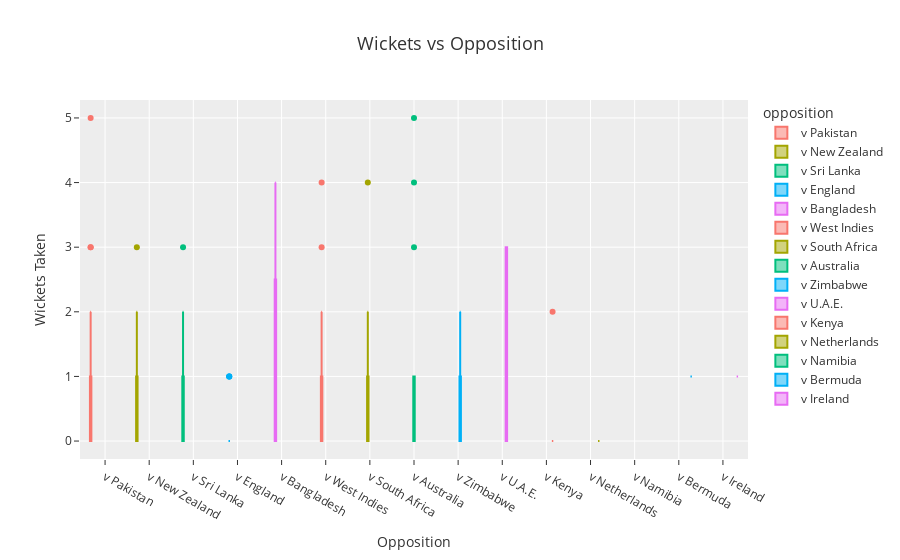

Notebook code cell kept with this figure:
### Markdown cell above
### 🏁 Match Result

### Code cell
fig = px.box(df, 
             x='opposition', y='new_wickets', 
             color='opposition', 
             title="Wickets vs Opposition",
             template='ggplot2') 
fig.update_layout(
    title_font_size=18,
    xaxis_title="Opposition",
    yaxis_title="Wickets Taken",
    boxmode='group')
plt.savefig("Wickets_VS_Opposition.png")
fig.show()

### Figure 1 — Plotly figure (JSON) as saved in the notebook; plotly's stock layout.template omitted (floating-point values rounded to 4 significant figures)
{"data": [{"alignmentgroup": "True", "hovertemplate": "opposition=%{x}<br>new_wickets=%{y}<extra></extra>", "legendgroup": "v Pakistan", "marker": {"color": "#F8766D"}, "name": "v Pakistan", "notched": false, "offsetgroup": "v Pakistan", "orientation": "v", "showlegend": true, "type": "box", "x": ["v Pakistan", "v Pakistan", "v Pakistan", "v Pakistan", "v Pakistan", "v Pakistan", "v Pakistan", "v Pakistan", "v Pakistan", "v Pakistan", "v Pakistan", "v Pakistan", "v Pakistan", "v Pakistan", "v Pakistan", "v Pakistan", "v Pakistan", "v Pakistan", "v Pakistan", "v Pakistan", "v Pakistan", "v Pakistan", "v Pakistan", "v Pakistan", "v Pakistan", "v Pakistan", "v Pakistan", "v Pakistan", "v Pakistan", "v Pakistan", "v Pakistan", "v Pakistan", "v Pakistan", "v Pakistan", "v Pakistan", "v Pakistan", "v Pakistan", "v Pakistan", "v Pakistan", "v Pakistan", "v Pakistan", "v Pakistan", "v Pakistan", "v Pakistan", "v Pakistan", "v Pakistan", "v Pakistan", "v Pakistan", "v Pakistan", "v Pakistan", "v Pakistan", "v Pakistan", "v Pakistan", "v Pakistan", "v Pakistan", "v Pakistan", "v Pakistan", "v Pakistan", "v Pakistan", "v Pakistan", "v Pakistan", "v Pakistan", "v Pakistan", "v Pakistan", "v Pakistan", "v Pakistan", "v Pakistan", "v Pakistan", "v Pakistan"], "x0": " ", "xaxis": "x", "y": [null, null, null, 0, 0, 1, 0, 0, 0, 0, 0, 1, 2, 0, 1, 0, 1, null, 2, null, 0, null, 0, null, null, null, 0, 0, null, null, 1, 3, 0, 1, null, null, null, 0, null, null, 0, 0, 0, null, 0, 0, 1, 1, 0, 3, 0, 5, 0, 0, 1, 1, 0, null, 0, 1, 1, 2, 0, 0, null, null, null, null, 0], "y0": " ", "yaxis": "y"}, {"alignmentgroup": "True", "hovertemplate": "opposition=%{x}<br>new_wickets=%{y}<extra></extra>", "legendgroup": "v New Zealand", "marker": {"color": "#A3A500"}, "name": "v New Zealand", "notched": false, "offsetgroup": "v New Zealand", "orientation": "v", "showlegend": true, "type": "box", "x": ["v New Zealand", "v New Zealand", "v New Zealand", "v New Zealand", "v New Zealand", "v New Zealand", "v New Zealand", "v New Zealand", "v New Zealand", "v New Zealand", "v New Zealand", "v New Zealand", "v New Zealand", "v New Zealand", "v New Zealand", "v New Zealand", "v New Zealand", "v New Zealand", "v New Zealand", "v New Zealand", "v New Zealand", "v New Zealand", "v New Zealand", "v New Zealand", "v New Zealand", "v New Zealand", "v New Zealand", "v New Zealand", "v New Zealand", "v New Zealand", "v New Zealand", "v New Zealand", "v New Zealand", "v New Zealand", "v New Zealand", "v New Zealand", "v New Zealand", "v New Zealand", "v New Zealand", "v New Zealand", "v New Zealand", "v New Zealand"], "x0": " ", "xaxis": "x", "y": [null, null, 0, 0, null, 0, 0, 0, 2, null, 0, 1, 2, 0, null, 0, 0, 1, 1, null, 1, 3, null, 1, 0, 0, null, null, null, null, 1, null, null, null, 0, null, 0, 0, null, null, null, null], "y0": " ", "yaxis": "y"}, {"alignmentgroup": "True", "hovertemplate": "opposition=%{x}<br>new_wickets=%{y}<extra></extra>", "legendgroup": "v Sri Lanka", "marker": {"color": "#00BF7D"}, "name": "v Sri Lanka", "notched": false, "offsetgroup": "v Sri Lanka", "orientation": "v", "showlegend": true, "type": "box", "x": ["v Sri Lanka", "v Sri Lanka", "v Sri Lanka", "v Sri Lanka", "v Sri Lanka", "v Sri Lanka", "v Sri Lanka", "v Sri Lanka", "v Sri Lanka", "v Sri Lanka", "v Sri Lanka", "v Sri Lanka", "v Sri Lanka", "v Sri Lanka", "v Sri Lanka", "v Sri Lanka", "v Sri Lanka", "v Sri Lanka", "v Sri Lanka", "v Sri Lanka", "v Sri Lanka", "v Sri Lanka", "v Sri Lanka", "v Sri Lanka", "v Sri Lanka", "v Sri Lanka", "v Sri Lanka", "v Sri Lanka", "v Sri Lanka", "v Sri Lanka", "v Sri Lanka", "v Sri Lanka", "v Sri Lanka", "v Sri Lanka", "v Sri Lanka", "v Sri Lanka", "v Sri Lanka", "v Sri Lanka", "v Sri Lanka", "v Sri Lanka", "v Sri Lanka", "v Sri Lanka", "v Sri Lanka", "v Sri Lanka", "v Sri Lanka", "v Sri Lanka", "v Sri Lanka", "v Sri Lanka", "v Sri Lanka", "v Sri Lanka", "v Sri Lanka", "v Sri Lanka", "v Sri Lanka", "v Sri Lanka", "v Sri Lanka", "v Sri Lanka", "v Sri Lanka", "v Sri Lanka", "v Sri Lanka", "v Sri Lanka", "v Sri Lanka", "v Sri Lanka", "v Sri Lanka", "v Sri Lanka", "v Sri Lanka", "v Sri Lanka", "v Sri Lanka", "v Sri Lanka", "v Sri Lanka", "v Sri Lanka", "v Sri Lanka", "v Sri Lanka", "v Sri Lanka", "v Sri Lanka", "v Sri Lanka", "v Sri Lanka", "v Sri Lanka", "v Sri Lanka", "v Sri Lanka", "v Sri Lanka", "v Sri Lanka", "v Sri Lanka", "v Sri Lanka", "v Sri Lanka"], "x0": " ", "xaxis": "x", "y": [null, null, 2, null, null, null, null, null, 0, 0, 1, 3, 1, 1, null, 0, null, null, 0, 0, 2, 0, 1, 0, 0, 0, 0, null, null, 1, null, null, 0, 0, null, 0, 0, null, null, null, null, 2, 0, 0, 1, null, 0, null, 1, 0, null, null, 1, 2, null, null, 0, null, null, null, null, null, 1, 0, 1, null, 0, null, null, null, null, 0, null, null, null, null, null, null, 0, null, null, null, null, null], "y0": " ", "yaxis": "y"}, {"alignmentgroup": "True", "hovertemplate": "opposition=%{x}<br>new_wickets=%{y}<extra></extra>", "legendgroup": "v England", "marker": {"color": "#00B0F6"}, "name": "v England", "notched": false, "offsetgroup": "v England", "orientation": "v", "showlegend": true, "type": "box", "x": ["v England", "v England", "v England", "v England", "v England", "v England", "v England", "v England", "v England", "v England", "v England", "v England", "v England", "v England", "v England", "v England", "v England", "v England", "v England", "v England", "v England", "v England", "v England", "v England", "v England", "v England", "v England", "v England", "v England", "v England", "v England", "v England", "v England", "v England", "v England", "v England", "v England"], "x0": " ", "xaxis": "x", "y": [null, 0, 0, null, 0, null, null, null, null, 0, 0, 0, 0, null, 0, 0, 0, 0, 1, 1, null, null, 0, null, 1, null, null, 0, null, null, 0, 0, 0, null, null, null, null], "y0": " ", "yaxis": "y"}, {"alignmentgroup": "True", "hovertemplate": "opposition=%{x}<br>new_wickets=%{y}<extra></extra>", "legendgroup": "v Bangladesh", "marker": {"color": "#E76BF3"}, "name": "v Bangladesh", "notched": false, "offsetgroup": "v Bangladesh", "orientation": "v", "showlegend": true, "type": "box", "x": ["v Bangladesh", "v Bangladesh", "v Bangladesh", "v Bangladesh", "v Bangladesh", "v Bangladesh", "v Bangladesh", "v Bangladesh", "v Bangladesh", "v Bangladesh", "v Bangladesh", "v Bangladesh"], "x0": " ", "xaxis": "x", "y": [0, null, 1, 0, 2, 2, 3, null, 4, 0, null, null], "y0": " ", "yaxis": "y"}, {"alignmentgroup": "True", "hovertemplate": "opposition=%{x}<br>new_wickets=%{y}<extra></extra>", "legendgroup": "v West Indies", "marker": {"color": "#F8766D"}, "name": "v West Indies", "notched": false, "offsetgroup": "v West Indies", "orientation": "v", "showlegend": true, "type": "box", "x": ["v West Indies", "v West Indies", "v West Indies", "v West Indies", "v West Indies", "v West Indies", "v West Indies", "v West Indies", "v West Indies", "v West Indies", "v West Indies", "v West Indies", "v West Indies", "v West Indies", "v West Indies", "v West Indies", "v West Indies", "v West Indies", "v West Indies", "v West Indies", "v West Indies", "v West Indies", "v West Indies", "v West Indies", "v West Indies", "v West Indies", "v West Indies", "v West Indies", "v West Indies", "v West Indies", "v West Indies", "v West Indies", "v West Indies", "v West Indies", "v West Indies", "v West Indies", "v West Indies", "v West Indies", "v West Indies"], "x0": " ", "xaxis": "x", "y": [null, 4, 1, 0, 0, 0, 0, 0, 1, 0, null, 3, 2, 1, 1, 0, 0, null, 0, 0, 1, 0, 0, 2, null, null, 0, 0, null, null, 1, null, null, null, 1, 2, 0, null, null], "y0": " ", "yaxis": "y"}, {"alignmentgroup": "True", "hovertemplate": "opposition=%{x}<br>new_wickets=%{y}<extra></extra>", "legendgroup": "v South Africa", "marker": {"color": "#A3A500"}, "name": "v South Africa", "notched": false, "offsetgroup": "v South Africa", "orientation": "v", "showlegend": true, "type": "box", "x": ["v South Africa", "v South Africa", "v South Africa", "v South Africa", "v South Africa", "v South Africa", "v South Africa", "v South Africa", "v South Africa", "v South Africa", "v South Africa", "v South Africa", "v South Africa", "v South Africa", "v South Africa", "v South Africa", "v South Africa", "v South Africa", "v South Africa", "v South Africa", "v South Africa", "v South Africa", "v South Africa", "v South Africa", "v South Africa", "v South Africa", "v South Africa", "v South Africa", "v South Africa", "v South Africa", "v South Africa", "v South Africa", "v South Africa", "v South Africa", "v South Africa", "v South Africa", "v South Africa", "v South Africa", "v South Africa", "v South Africa", "v South Africa", "v South Africa", "v South Africa", "v South Africa", "v South Africa", "v South Africa", "v South Africa", "v South Africa", "v South Africa", "v South Africa", "v South Africa", "v South Africa", "v South Africa", "v South Africa", "v South Africa", "v South Africa", "v South Africa"], "x0": " ", "xaxis": "x", "y": [1, 0, 0, 0, 1, 0, 0, 0, 0, null, null, null, 0, 0, 0, null, 0, 0, 0, 0, null, null, null, null, 0, null, 1, 0, 0, 1, 4, 0, 1, 0, 0, 2, 0, 0, null, 2, 0, 1, null, null, null, 0, 0, 1, null, null, 0, 2, null, null, null, null, null], "y0": " ", "yaxis": "y"}, {"alignmentgroup": "True", "hovertemplate": "opposition=%{x}<br>new_wickets=%{y}<extra></extra>", "legendgroup": "v Australia", "marker": {"color": "#00BF7D"}, "name": "v Australia", "notched": false, "offsetgroup": "v Australia", "orientation": "v", "showlegend": true, "type": "box", "x": ["v Australia", "v Australia", "v Australia", "v Australia", "v Australia", "v Australia", "v Australia", "v Australia", "v Australia", "v Australia", "v Australia", "v Australia", "v Australia", "v Australia", "v Australia", "v Australia", "v Australia", "v Australia", "v Australia", "v Australia", "v Australia", "v Australia", "v Australia", "v Australia", "v Australia", "v Australia", "v Australia", "v Australia", "v Australia", "v Australia", "v Australia", "v Australia", "v Australia", "v Australia", "v Australia", "v Australia", "v Australia", "v Australia", "v Australia", "v Australia", "v Australia", "v Australia", "v Australia", "v Australia", "v Australia", "v Australia", "v Australia", "v Australia", "v Australia", "v Australia", "v Australia", "v Australia", "v Australia", "v Australia", "v Australia", "v Australia", "v Australia", "v Australia", "v Australia", "v Australia", "v Australia", "v Australia", "v Australia", "v Australia", "v Australia", "v Australia", "v Australia", "v Australia", "v Australia", "v Australia", "v Australia"], "x0": " ", "xaxis": "x", "y": [0, null, 0, 0, 1, 0, 0, 0, 0, 1, null, 0, 1, 0, 5, 0, 0, 0, 1, 0, 4, 0, null, 0, null, 1, null, 1, null, 0, null, 0, 3, null, 0, 1, 0, null, null, null, null, null, null, 1, null, null, null, null, 0, 0, null, 0, 0, null, null, 0, null, null, null, null, null, null, null, null, null, null, 0, 0, null, null, null], "y0": " ", "yaxis": "y"}, {"alignmentgroup": "True", "hovertemplate": "opposition=%{x}<br>new_wickets=%{y}<extra></extra>", "legendgroup": "v Zimbabwe", "marker": {"color": "#00B0F6"}, "name": "v Zimbabwe", "notched": false, "offsetgroup": "v Zimbabwe", "orientation": "v", "showlegend": true, "type": "box", "x": ["v Zimbabwe", "v Zimbabwe", "v Zimbabwe", "v Zimbabwe", "v Zimbabwe", "v Zimbabwe", "v Zimbabwe", "v Zimbabwe", "v Zimbabwe", "v Zimbabwe", "v Zimbabwe", "v Zimbabwe", "v Zimbabwe", "v Zimbabwe", "v Zimbabwe", "v Zimbabwe", "v Zimbabwe", "v Zimbabwe", "v Zimbabwe", "v Zimbabwe", "v Zimbabwe", "v Zimbabwe", "v Zimbabwe", "v Zimbabwe", "v Zimbabwe", "v Zimbabwe", "v Zimbabwe", "v Zimbabwe", "v Zimbabwe", "v Zimbabwe", "v Zimbabwe", "v Zimbabwe", "v Zimbabwe", "v Zimbabwe"], "x0": " ", "xaxis": "x", "y": [1, 0, 1, null, 0, 1, 0, 0, 0, 0, 0, null, 1, 0, null, 0, 0, 0, 1, 1, null, 1, 0, 1, 1, 1, null, null, null, null, 2, null, null, null], "y0": " ", "yaxis": "y"}, {"alignmentgroup": "True", "hovertemplate": "opposition=%{x}<br>new_wickets=%{y}<extra></extra>", "legendgroup": "v U.A.E.", "marker": {"color": "#E76BF3"}, "name": "v U.A.E.", "notched": false, "offsetgroup": "v U.A.E.", "orientation": "v", "showlegend": true, "type": "box", "x": ["v U.A.E.", "v U.A.E."], "x0": " ", "xaxis": "x", "y": [0, 3], "y0": " ", "yaxis": "y"}, {"alignmentgroup": "True", "hovertemplate": "opposition=%{x}<br>new_wickets=%{y}<extra></extra>", "legendgroup": "v Kenya", "marker": {"color": "#F8766D"}, "name": "v Kenya", "notched": false, "offsetgroup": "v Kenya", "orientation": "v", "showlegend": true, "type": "box", "x": ["v Kenya", "v Kenya", "v Kenya", "v Kenya", "v Kenya", "v Kenya", "v Kenya", "v Kenya", "v Kenya", "v Kenya"], "x0": " ", "xaxis": "x", "y": [0, 0, 0, 0, 0, null, null, null, null, 2], "y0": " ", "yaxis": "y"}, {"alignmentgroup": "True", "hovertemplate": "opposition=%{x}<br>new_wickets=%{y}<extra></extra>", "legendgroup": "v Netherlands", "marker": {"color": "#A3A500"}, "name": "v Netherlands", "notched": false, "offsetgroup": "v Netherlands", "orientation": "v", "showlegend": true, "type": "box", "x": ["v Netherlands", "v Netherlands"], "x0": " ", "xaxis": "x", "y": [0, null], "y0": " ", "yaxis": "y"}, {"alignmentgroup": "True", "hovertemplate": "opposition=%{x}<br>new_wickets=%{y}<extra></extra>", "legendgroup": "v Namibia", "marker": {"color": "#00BF7D"}, "name": "v Namibia", "notched": false, "offsetgroup": "v Namibia", "orientation": "v", "showlegend": true, "type": "box", "x": ["v Namibia"], "x0": " ", "xaxis": "x", "y": [null], "y0": " ", "yaxis": "y"}, {"alignmentgroup": "True", "hovertemplate": "opposition=%{x}<br>new_wickets=%{y}<extra></extra>", "legendgroup": "v Bermuda", "marker": {"color": "#00B0F6"}, "name": "v Bermuda", "notched": false, "offsetgroup": "v Bermuda", "orientation": "v", "showlegend": true, "type": "box", "x": ["v Bermuda"], "x0": " ", "xaxis": "x", "y": [1], "y0": " ", "yaxis": "y"}, {"alignmentgroup": "True", "hovertemplate": "opposition=%{x}<br>new_wickets=%{y}<extra></extra>", "legendgroup": "v Ireland", "marker": {"color": "#E76BF3"}, "name": "v Ireland", "notched": false, "offsetgroup": "v Ireland", "orientation": "v", "showlegend": true, "type": "box", "x": ["v Ireland", "v Ireland"], "x0": " ", "xaxis": "x", "y": [1, null], "y0": " ", "yaxis": "y"}], "layout": {"autosize": true, "boxmode": "group", "legend": {"title": {"text": "opposition"}, "tracegroupgap": 0}, "title": {"font": {"size": 18}, "text": "Wickets vs Opposition"}, "xaxis": {"anchor": "y", "autorange": true, "categoryarray": ["v Pakistan", "v New Zealand", "v Sri Lanka", "v England", "v Bangladesh", "v West Indies", "v South Africa", "v Australia", "v Zimbabwe", "v U.A.E.", "v Kenya", "v Netherlands", "v Namibia", "v Bermuda", "v Ireland"], "categoryorder": "array", "domain": [0, 1], "range": [-0.5526, 14.55], "title": {"text": "Opposition"}, "type": "category"}, "yaxis": {"anchor": "x", "autorange": true, "domain": [0, 1], "range": [-0.2778, 5.278], "title": {"text": "Wickets Taken"}, "type": "linear"}}}
